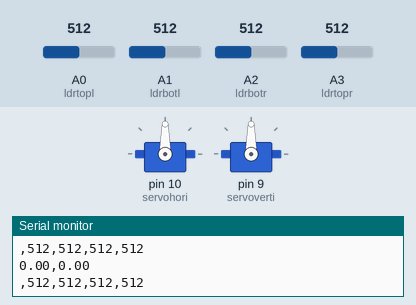
Recording of a sketch running on a simulated Arduino Uno, built with avr-gcc and run on an emulated ATmega328P. Parts: 2 × servo, the last lines printed to the serial monitor. The inputs (shaded band) are chosen by the test bench; at power-on: A0 (ldrtopl) = 512, A1 (ldrbotl) = 512, A2 (ldrbotr) = 512, A3 (ldrtopr) = 512.

Above: at 1.7 s.
1.8 s: A0 (ldrtopl) set to 716
At 1.98 s:
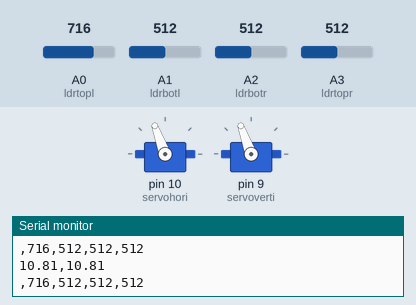
At 4.1 s:
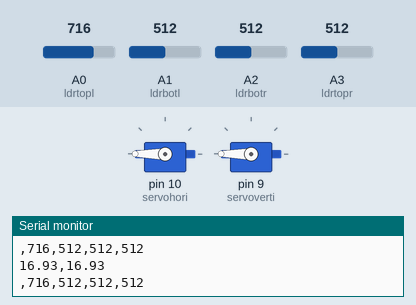
4.8 s: A1 (ldrbotl) set to 218
7.8 s: A1 (ldrbotl) set to 202
10.8 s: A2 (ldrbotr) set to 716
13.8 s: A3 (ldrtopr) set to 30
At 15.89 s:
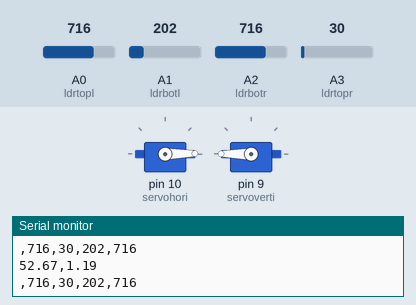
16.8 s: A1 (ldrbotl) set to 716
At 22.1 s:
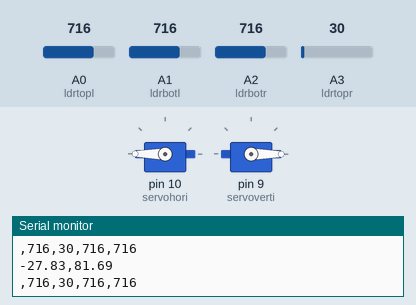
Timing chart, 0 to 22.4 s (numbered marks = the images above; inputs shaded):
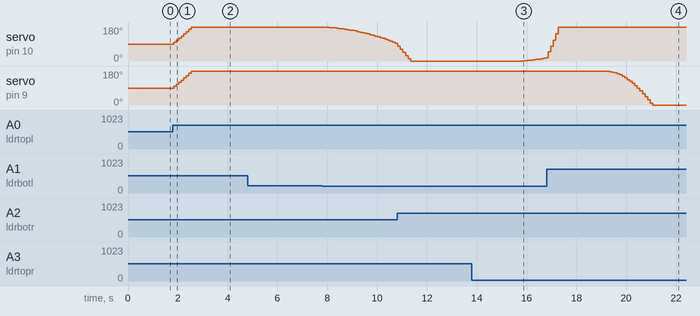

The sketch:

traker_solar.ino
```cpp
#include <Servo.h>

Servo servohori; // Horizontal servo (BOTTOM SERVO)
Servo servoverti; // Vertical servo (TOP SERVO)

int servoh = 90; // Initial position of the horizontal servo
int servohLimitHigh = 180; // Maximum range of the servo is 180 degrees
int servohLimitLow = 0; // Minimum range of the servo is 0 degrees

int servov = 90; // Initial position of the vertical servo
int servovLimitHigh = 180; // Maximum range of the servo is 180 degrees
int servovLimitLow = 0; // Minimum range of the servo is 0 degrees

int ldrtopr = 3; // Top right LDR on pin A1
int ldrtopl = 0; // Top left LDR on pin A2
int ldrbotr = 2; // Bottom right LDR on pin A0
int ldrbotl = 1; // Bottom left LDR on pin A3

// PID variables for horizontal control
float KpH = 0.1; // Proportional gain
float KiH = 0.03; // Integral gain
float KdH = 0; // Derivative gain
float TsH = 0.1; // Sample time (s)

float errorH_prev = 0, integralH = 0;

// PID variables for vertical control
float KpV = 0.1; // Proportional gain
float KiV = 0.03; // Integral gain
float KdV = 0; // Derivative gain
float TsV = 0.1; // Sample time (s)

float errorV_prev = 0, integralV = 0;

// Threshold for light detection
int lightThreshold = 50;

void setup() {
  Serial.begin(9600); // Start serial communication at 9600 baud rate
  servohori.attach(10); // Horizontal servo connected to Arduino pin 10
  servohori.write(servoh);

  servoverti.attach(9); // Vertical servo connected to Arduino pin 9
  servoverti.write(servov);
  delay(500); // Delay to stabilize servos
}

void loop() {
  servoh = servohori.read();
  servov = servoverti.read();

  int topl = analogRead(ldrtopl); // Read analog values from top left LDR
  int topr = analogRead(ldrtopr); // Read analog values from top right LDR
  int botl = analogRead(ldrbotl); // Read analog values from bottom left LDR
  int botr = analogRead(ldrbotr); // Read analog values from bottom right LDR

  int avgtop = (topl + topr) / 2; // Average of top LDRs
  int avgbot = (botl + botr) / 2; // Average of bottom LDRs
  int avgleft = (topl + botl) / 2; // Average of left LDRs
  int avgright = (topr + botr) / 2; // Average of right LDRs

  // Calculate errors
  float errorH = avgleft - avgright;
  float errorV = avgtop - avgbot;

  // PID for horizontal servo
  integralH += errorH * TsH;
  float derivativeH = (errorH - errorH_prev) / TsH;
  float outputH = KpH * errorH + KiH * integralH + KdH * derivativeH;
  servoh = constrain(servoh + outputH, servohLimitLow, servohLimitHigh);
  servohori.write(servoh);
  errorH_prev = errorH;

  // PID for vertical servo
  integralV += errorV * TsV;
  float derivativeV = (errorV - errorV_prev) / TsV;
  float outputV = KpV * errorV + KiV * integralV + KdV * derivativeV;
  servov = constrain(servov + outputV, servovLimitLow, servovLimitHigh);
  servoverti.write(servov);
  errorV_prev = errorV;

  // Send LDR values to Serial Plotter
  Serial.print(topl);
  Serial.print(",");
  Serial.print(topr);
  Serial.print(",");
  Serial.print(botl);
  Serial.print(",");
  Serial.println(botr);
  Serial.print(outputV);
  Serial.print(",");
  Serial.println(outputH);
  Serial.print(",");
  delay(100); // Loop delay in milliseconds (equal to Ts)
}
```

Measured:
- after the input at 1.8 s, servo on pin 10 (servohori), servo on pin 9 (servoverti): moves from 90° to 180° over 0.82 s, starting at once
- after the input at 13.8 s, servo on pin 10 (servohori): moves from 0° to 18° over 0.92 s, starting after 2.0 s
- after the input at 16.8 s, servo on pin 9 (servoverti): moves from 180° to 0° over 1.8 s, starting after 2.4 s
